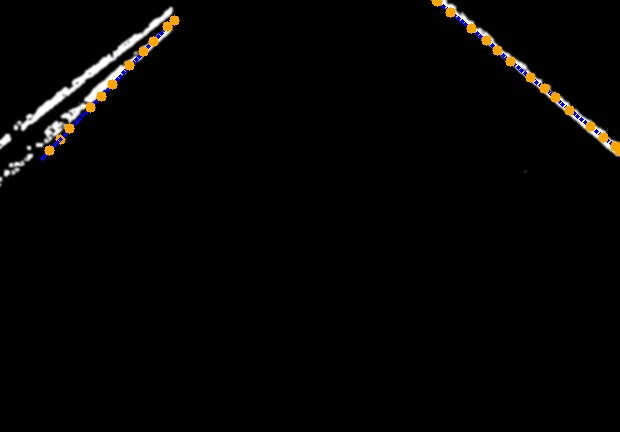
#> input picture research/image/Data/Data for Proposal/centroids_visualized_S_13_M_06.jpg, 620 x 432 px, given in place of the camera
$ python NewImplementation.py
#> lines starting #> are read from the running program, lines starting #| are printed output that depends on the picture; after the words box and inside, x2 and y2 are one past the last pixel; in counts of white or black regions, pixels touching at a corner belong together
import cv2
import numpy as np
import logging
import datetime
import math
import sys
import os
from sklearn.linear_model import RANSACRegressor

# Constants
SCREEN_WIDTH = 640
SCREEN_HEIGHT = 480
past_steering_angle = 0
row_threshold = 0
path = "/home/pi/repo2/CapstoneProjectBackUp/research/image/Data"
image_import_path = "/home/pi/repo2/CapstoneProjectBackUp/research/image/Data/raw_imports"
crop_height = int(SCREEN_HEIGHT * 0.10)  # This will be 48 pixels
ifblue = False
# Set a threshold at 5% of the observed peak for a clear yellow presence
yellow_threshold = 500 * 0.05  # Adjust based on actual peak observations

use_live_camera = True  # Set this to False to load image from file
print(f"Use_live_camera set too: {use_live_camera}")
image_center = SCREEN_WIDTH // 2  # Initialize image_center based on SCREEN_WIDTH

# Initialize camera
camera = cv2.VideoCapture('/dev/video0', cv2.CAP_V4L)
camera.set(cv2.CAP_PROP_FRAME_WIDTH, SCREEN_WIDTH)
camera.set(cv2.CAP_PROP_FRAME_HEIGHT, SCREEN_HEIGHT)
camera.set(cv2.CAP_PROP_FOURCC, cv2.VideoWriter_fourcc(*'YUYV'))  # Set YUYV format

def getTime():
    return datetime.datetime.now().strftime("S_%S_M_%M")

def stabilize_steering_angle(curr_steering_angle, last_steering_angle=None, alpha=0.2):
    if last_steering_angle is None:
        return int(curr_steering_angle)
    else:
        if 135 - last_steering_angle <= 5 and curr_steering_angle >= last_steering_angle:
            return np.clip(int(alpha * curr_steering_angle + (1.-alpha) * last_steering_angle),
                        last_steering_angle-1, last_steering_angle+1)
        elif last_steering_angle - 55 <= 5 and curr_steering_angle <= last_steering_angle:
            return np.clip(int(alpha * curr_steering_angle + (1.-alpha) * last_steering_angle),
                        last_steering_angle-1, last_steering_angle+1)
        else:
            return np.clip(int(alpha * curr_steering_angle + (1.-alpha) * last_steering_angle),
                        last_steering_angle-3, last_steering_angle+3)

# Function to estimate mid_star from one lane using a fixed lane width assumption
# [9 lines left out: function estimate_mid_star_from_one_lane, not called in this run]

times2Run = {1}

for i in times2Run:
    if use_live_camera:
        # Capture a live image from the camera
        camera.read()  # Discard the first frame
        successfulRead, raw_image = camera.read()
#> raw_image is the input picture: shape (432, 620, 3); mean B, G, R 3.7, 4.3, 5
        print("Live Image Taken.")
        if not successfulRead:
            print("Live Image not taken successfully.")
            break
    else:
        # Load image from file instead of capturing from camera
        image_file = os.path.join(image_import_path, "raw_image_S_02_M_53.jpg")
        if not os.path.exists(image_file):
            print(f"Image file {image_file} does not exist.")
            break
        raw_image = cv2.imread(image_file)
        if raw_image is None:
            print("Failed to load image from file.")
            break
        print("Imported Image for Testing successful, no live data.")

    print("Saving Raw Image before flipping.")
    cv2.imwrite(os.path.join(path, f"raw_image_{getTime()}.jpg"), raw_image)

    if raw_image.shape[1] != SCREEN_WIDTH or raw_image.shape[0] != SCREEN_HEIGHT:
        print(f"Warning: Image dimensions mismatch. Expected: {SCREEN_WIDTH}x{SCREEN_HEIGHT}, Got: {raw_image.shape[1]}x{raw_image.shape[0]}")
#| Warning: Image dimensions mismatch. Expected: 640x480, Got: 620x432

    raw_image = cv2.flip(raw_image, -1)
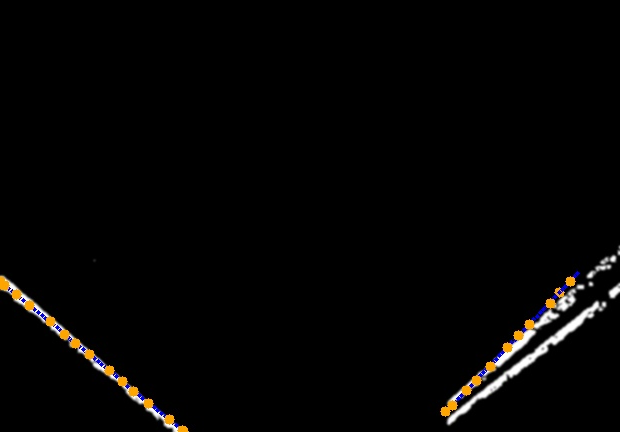
#> raw_image: shape (432, 620, 3); mean B, G, R 3.7, 4.3, 5
    print("Saving Flipped Image.")
    cv2.imwrite(os.path.join(path, f"flipped_image_raw_{getTime()}.jpg"), raw_image)

    print('Img to color...')
    img_rgb = cv2.cvtColor(raw_image, cv2.COLOR_BGR2RGB)

    print('Cropping top portion of the image...')
    img_bottom_half_bgr = img_rgb[crop_height:,:]
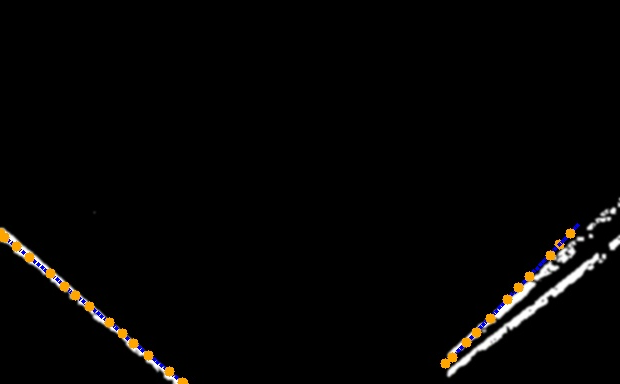
#> img_bottom_half_bgr: shape (384, 620, 3); mean R, G, B 5.6, 4.9, 4.2

    print('Performing HSV color space transformation...')
    img_hsv = cv2.cvtColor(img_bottom_half_bgr, cv2.COLOR_RGB2HSV)
#> img_hsv: shape (384, 620, 3); mean H, S, V 3.3, 9.4, 6.1
    img_crop_hsv = img_hsv

    center_rect_width_start = int(img_hsv.shape[1] * 0.35)
    center_rect_width_end = int(img_hsv.shape[1] * 0.71)
    center_rect = img_hsv[int(img_hsv.shape[0] * 0.35):int(img_hsv.shape[0] * 0.71), center_rect_width_start:center_rect_width_end]
#> center_rect: shape (138, 223, 3); every value is 0

    median_brightness_center = np.median(center_rect[:, :, 2])
#> median_brightness_center = 0
    if median_brightness_center > 65:  # Threshold for excessive brightness
        print("Excessive brightness/object detected in the center, adjusting mask...")
        img_hsv[:, int(img_hsv.shape[1] * 0.30):int(img_hsv.shape[1] * 0.71), 2] = 0

    print('Creating binary masks for white and yellow lanes after HSV...')
    if ifblue:
        # Existing blue lane detection
        print("Blue HSV thresholds set, calculating mask based on blue HSV bounds.")
        lower_hsv = np.array([100, 150, 50])
        upper_hsv = np.array([130, 255, 255])
        mask = cv2.inRange(img_crop_hsv, lower_hsv, upper_hsv)
    else:
        print("White and Yello HSV thresholds set, calculating mask based on white and yellow HSV bounds.")
        #Dynamically calculate white threshold values for different brightness.
        median_brightness = np.median(img_hsv[:, :, 2])
#> median_brightness = 0

        # Adjust the lower value of the V channel dynamically based on the median brightness.
        lower_white = np.array([0, 0, max(100, median_brightness - 30)])
#> lower_white = [0, 0, 100]
        upper_white = np.array([180, 30, 255])

        # dynamically set the yellow lines deteciton format based on conditions.
        # Computer the historgram for the Hue channel in the typical yellow range
        hue_hist = cv2.calcHist([img_hsv], [0], None, [180], [20,30])
#> hue_hist = 180 values, max 1037 at index 0, min 0 at index 1, mean 7.44
        yellow_presence = np.sum(hue_hist)
#> yellow_presence = 1340

        if yellow_presence > yellow_threshold:  # Define a suitable threshold based on your observations
            lower_yellow = np.array([20, 100, 100])
            upper_yellow = np.array([30, 255, 255])
        else:
            # Adjust the range if yellow is not prominently found
            lower_yellow = np.array([22, 80, 80])
            upper_yellow = np.array([28, 255, 255])

        # Create masks for white and yellow lanes
        mask_white = cv2.inRange(img_crop_hsv, lower_white, upper_white)
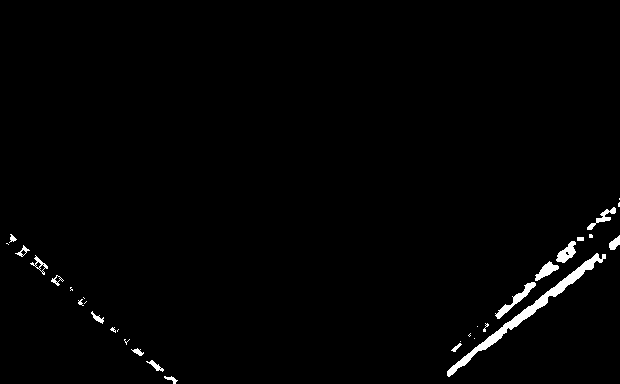
#> mask_white: shape (384, 620); 1.3% white; 32 white regions (14 under 20 px), largest, box (x1, y1, x2, y2) and area: (447, 253, 606, 377) 1499, (495, 282, 536, 319) 312, (556, 241, 576, 263) 230
        mask_yellow = cv2.inRange(img_crop_hsv, lower_yellow, upper_yellow)
#> mask_yellow: shape (384, 620); 0.38% white in thin lines or dots, all inside (x1, y1, x2, y2) = (0, 228, 575, 384)
        print("Saving White Mask")
        cv2.imwrite(os.path.join(path, f"mask_white_{getTime()}.jpg"), mask_white)
        print("Saving yellow Mask")
        cv2.imwrite(os.path.join(path, f"mask_yellow_{getTime()}.jpg"), mask_yellow)

        # Combine masks to detect both white and yellow lanes
        mask = cv2.bitwise_or(mask_white, mask_yellow)
#> mask: shape (384, 620); 1.7% white; 59 white regions (28 under 20 px), largest, box (x1, y1, x2, y2) and area: (447, 253, 606, 377) 1499, (495, 273, 536, 319) 416, (131, 348, 183, 384) 243
        print("Saving Yellow and White ored Mask. ")
        cv2.imwrite(os.path.join(path, f"mask_yellow_white_or_{getTime()}.jpg"), mask)


    print('Applying morphological operations to enhance lane lines...')
    close_kernel = np.ones((10, 10), np.uint8)
    mask_closed = cv2.morphologyEx(mask, cv2.MORPH_CLOSE, close_kernel)
#> mask_closed: shape (384, 620); 2.9% white; 3 white regions, box (x1, y1, x2, y2) and area: (442, 204, 620, 378) 5002, (0, 229, 189, 384) 1909, (610, 237, 620, 251) 105

    open_kernel = np.ones((5, 5), np.uint8)
    mask_opened = cv2.morphologyEx(mask_closed, cv2.MORPH_OPEN, open_kernel)
#> mask_opened: shape (384, 620); 2.8% white; 9 white regions, largest, box (x1, y1, x2, y2) and area: (442, 231, 607, 376) 4667, (0, 229, 96, 313) 1098, (116, 329, 142, 355) 253

    # Optional: Dilation step to thicken the lines further
    dilate_kernel = np.ones((5, 5), np.uint8)  # Kernel for dilation to thicken the lines
    mask = cv2.morphologyEx(mask_opened, cv2.MORPH_DILATE, dilate_kernel)
#> mask: shape (384, 620); 4.1% white; 5 white regions, box (x1, y1, x2, y2) and area: (440, 229, 620, 378) 6341, (0, 227, 153, 360) 2619, (163, 367, 191, 384) 344, (599, 206, 620, 225) 301, (586, 225, 596, 241) 159

    print("Saving Mask after Morphological Operations")
    cv2.imwrite(os.path.join(path, f"mask_morphological_{getTime()}.jpg"), mask)

    print('Applying Gaussian blur on mask...')
    mask_blurred = cv2.GaussianBlur(mask, (5, 5), 0)

    print('Applying Canny filter...')
    mask_edges = cv2.Canny(mask_blurred, 50, 150)
#> mask_edges: shape (384, 620); 0.57% white in thin lines or dots, all inside (x1, y1, x2, y2) = (0, 205, 620, 384)
    cv2.imwrite(os.path.join(path, f"mask_edges_canny_filter_{getTime()}.jpg"), mask_edges)
    print("Bitwising mask and mask_edges.")
    mask_edges = cv2.bitwise_or(mask, mask_edges)
#> mask_edges: shape (384, 620); 4.4% white; 5 white regions, box (x1, y1, x2, y2) and area: (439, 228, 620, 378) 6723, (0, 226, 153, 360) 2860, (162, 366, 191, 384) 374, (598, 205, 620, 225) 329, (585, 224, 596, 241) 172
    cv2.imwrite(os.path.join(path,f"mask_edges_bitwise_{getTime()}.jpg"), mask_edges)


    crop_width = 20
    mask_edges = mask_edges[:, crop_width:]
#> mask_edges: shape (384, 600); 4.4% white; 5 white regions, box (x1, y1, x2, y2) and area: (419, 228, 600, 378) 6723, (0, 239, 133, 360) 2427, (142, 366, 171, 384) 374, (578, 205, 600, 225) 329, (565, 224, 576, 241) 172
    adjusted_screen_width = SCREEN_WIDTH - crop_width
    print(f"New width after cropping: {adjusted_screen_width}")
    print("Saving Cropped Masked Edges Image.")
    cv2.imwrite(os.path.join(path, f"cropped_mask_edges_after_some_filters{getTime()}.jpg"), mask_edges)

    print('Applying Region of Interest (ROI)...')
    mask_roi = np.zeros_like(mask_edges, dtype=np.uint8)
    cv2.imwrite(os.path.join(path, f"mask_roi_before_{getTime()}.jpg"), mask_roi)

    # Define polygons more narrowly focused on expected lane areas, avoiding the center
    height_roi, width_roi = mask_edges.shape

    # Adjusted ROI polygons to be more rectangular and cover full height
    left_polygon = np.array([
        [0, 0],  # Top-left corner
        [int(width_roi * 0.33), 0],  # Top-inner corner (1/3 width from the left)
        [int(width_roi * 0.33), height_roi],  # Bottom-inner corner
        [0, height_roi]  # Bottom-left corner
    ], dtype=np.int32)

    right_polygon = np.array([
        [width_roi, 0],  # Top-right corner
        [int(width_roi * 0.67), 0],  # Top-inner corner (1/3 width from the right)
        [int(width_roi * 0.67), height_roi],  # Bottom-inner corner
        [width_roi, height_roi]  # Bottom-right corner
    ], dtype=np.int32)

    # Visualize ROI polygons on a copy of the original edges image for debugging
    roi_debug_image = cv2.cvtColor(mask_edges, cv2.COLOR_GRAY2BGR)  # Convert to BGR for coloring
    cv2.polylines(roi_debug_image, [left_polygon], True, (0, 255, 0), 2)  # Draw left polygon in green
    cv2.polylines(roi_debug_image, [right_polygon], True, (0, 0, 255), 2)  # Draw right polygon in red
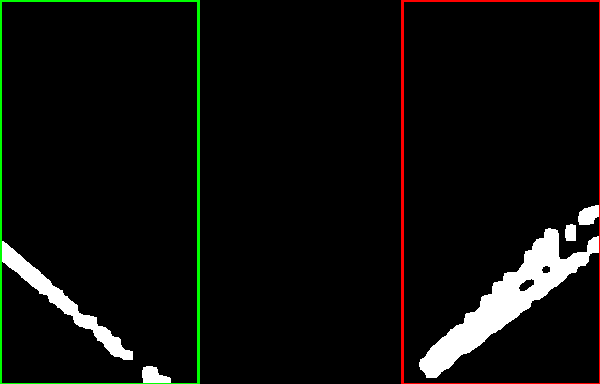
#> roi_debug_image: shape (384, 600, 3); mean B, G, R 11, 13.8, 13.3
    cv2.imwrite(os.path.join(path, f"visual_roi_polygons_{getTime()}.jpg"), roi_debug_image)
    print("Visualized ROI polygons for debugging.")

    # Fill the left and right polygons on the ROI mask
    cv2.fillPoly(mask_roi, [left_polygon, right_polygon], 255)
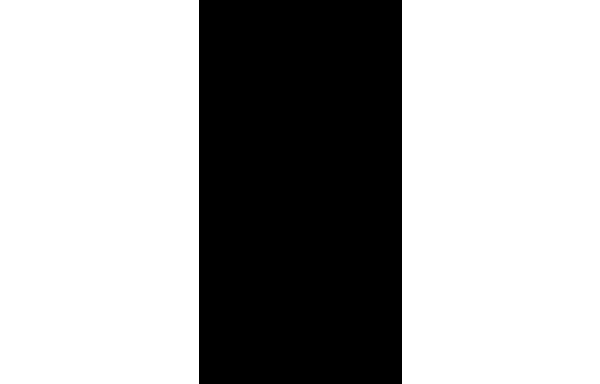
#> mask_roi: shape (384, 600); 66.2% white; 1 black region, box (x1, y1, x2, y2) and area: (199, 0, 402, 384) 77952
    cv2.imwrite(os.path.join(path, f"mask_roi_filled_{getTime()}.jpg"), mask_roi)  # Save the filled ROI mask
    print("Saved filled ROI mask.")

    # Apply the ROI mask to the edge-detected image
    mask_edges = cv2.bitwise_and(mask_edges, mask_roi)
    print("Applied ROI mask to edges and saved result.")
    cv2.imwrite(os.path.join(path, f"mask_edges_roi_after_{getTime()}.jpg"), mask_edges)

    # Update Hough Transform parameters
    minLineLength = 40  # Reduced from 60 to capture shorter lines
    maxLineGap = 30     # Increased from 25 to allow more gap between segments
    angle_threshold = 45  # Widened from 25 degrees to allow more slanted lines
    min_threshold = 30

    # Hough Transform application with new parameters
    print('Applying Probabilistic Hough Transform with adjusted parameters...')
    lines = cv2.HoughLinesP(mask_edges, 1, np.pi/180, min_threshold, minLineLength, maxLineGap)
#> lines = 49 rows, first 6: [419, 362, 582, 252], [419, 366, 588, 257], [420, 367, 588, 258], [427, 353, 518, 289], [419, 364, 599, 247], [0, 240, 128, 359]

    if lines is not None:
        hough_debug_img = cv2.cvtColor(mask_edges, cv2.COLOR_GRAY2BGR)
        print("Detected lines (in mask_edges coords):")
        filtered_lines = []
        for line in lines:
            x1, y1, x2, y2 = line[0]
            angle = math.degrees(math.atan2((y2 - y1), (x2 - x1)))
            if -angle_threshold < angle < angle_threshold:
                filtered_lines.append(line)
                cv2.line(hough_debug_img, (x1, y1), (x2, y2), (0, 255, 0), 2)
                print(f"Accepted Line: ({x1},{y1}) -> ({x2},{y2}) with angle {angle:.2f} degrees")
            else:
                print(f"Rejected Line: ({x1},{y1}) -> ({x2},{y2}) with angle {angle:.2f} degrees")
#> this loop made 49 passes
#> (x1, y1, x2, y2, angle) on passes 1 to 8: (419, 362, 582, 252, -34.01), (419, 366, 588, 257, -32.82), (420, 367, 588, 258, -32.98), (427, 353, 518, 289, -35.12), (419, 364, 599, 247, -33.02), (0, 240, 128, 359, 42.91), (534, 283, 580, 252, -33.98), (429, 350, 558, 252, -37.22)
#> (printed output is left out)
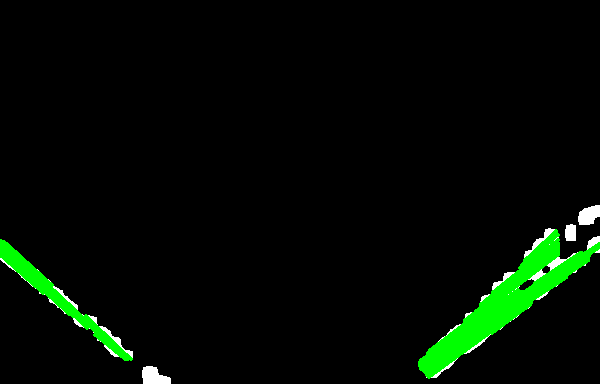
#> hough_debug_img: shape (384, 600, 3); mean B, G, R 2.4, 11.4, 2.4
#> after the loop, filtered_lines = 48 items, first 6: [[419, 362, 582, 252]], [[419, 366, 588, 257]], [[420, 367, 588, 258]], [[427, 353, 518, 289]], [[419, 364, 599, 247]], [[0, 240, 128, 359]]
        print(f"Total detected lines: {len(lines)}, Filtered lines: {len(filtered_lines)}")
#| Total detected lines: 49, Filtered lines: 48
    else:
        hough_debug_img = None
        print("No lines detected within the Probabilistic Hough Transform...")

    print("Saving Images without calculating angle.")
    cv2.imwrite(os.path.join(path, f"img_rgb_{getTime()}.jpg"), img_rgb)
    cv2.imwrite(os.path.join(path, f"img_bottom_half_bgr_{getTime()}.jpg"), img_bottom_half_bgr)
    cv2.imwrite(os.path.join(path, f"img_crop_hsv_{getTime()}.jpg"), img_crop_hsv)
    cv2.imwrite(os.path.join(path, f"mask_blurred_{getTime()}.jpg"), mask_blurred)
    cv2.imwrite(os.path.join(path, f"mask_edges_final_{getTime()}.jpg"), mask_edges)
    if lines is not None:
        print("Hough Transform successful, saving hough transform image.")
        cv2.imwrite(os.path.join(path, f"hough_lines_after_saving_{getTime()}.jpg"), hough_debug_img)

    # Lower threshold more to get patches
    threshold = 12
    print(f"Using threshold={threshold} for lane detection.")
    col_sum = np.sum(mask_edges > 0, axis=0)
#> col_sum = 600 values, max 62 at index 539, min 0 at index 133, mean 16.71
    lane_columns = np.where(col_sum > threshold)[0]
#> lane_columns = 315 values from 0 to 599
    print(f"lane_columns: {lane_columns}")
#| lane_columns: [  0   1   2   3   4   5   6   7   8   9  10  11  12  13  14  15  16  17
#|   18  19  20  21  22  23  24  25  26  27  28  29  30  31  32  33  34  35
#|   36  37  38  39  40  41  42  43  44  45  46  47  48  49  50  51  52  53
#|   54  55  56  57  58  59  60  61  62  63  64  65  66  67  68  69  70  71
#|   72  73  74  75  76  77  78  79  80  81  82  83  84  85  86  87  88  89
#|   90  91  92  93  94  95  96  97  98  99 100 101 102 103 104 105 106 107
#> (further printed lines are left out)

    if len(lane_columns) == 0:
        list_patch = []
    else:
        segments = []
        start = lane_columns[0]
#> start = 0
        prev = lane_columns[0]
#> prev = 0
        image_center = adjusted_screen_width // 2
        print(f"Start: {start}, Prev: {prev}")
#| Start: 0, Prev: 0

        for c in lane_columns[1:]:
            print(f"Current column: {c}, Previous column: {prev}")  # Debugging current and previous columns
            if c != prev + 1:
                print(f"Non-continuous segment detected. Appending segment: ({start}, {prev})")  # Debug when a segment is finalized
                segments.append((start, prev))
                start = c
                print(f"New start set to: {start}")  # Debug the new start
            prev = c
#> this loop made 314 passes
#> start on passes 122, 137: 143, 422
#> (printed output is left out)
#> after the loop, segments = [(0, 121), (143, 157)]

        segments.append((start, prev))
        print(f"Final segment appended: ({start}, {prev})")

        num_patches_horizontal = 20
        num_patches_vertical = 10
        patch_height = (SCREEN_HEIGHT - crop_height) // num_patches_vertical
        print(f'Patch Height: {patch_height}')
        patch_width = adjusted_screen_width // num_patches_horizontal
        list_patch = []

        for i in range(num_patches_horizontal):
            x0 = i * patch_width
            x1 = min((i + 1) * patch_width, adjusted_screen_width - 1)
            for k in range(num_patches_vertical):
                y0 = k * patch_height
                y1 = (k + 1) * patch_height - 1
                list_patch.append({'x': (x0, x1), 'y': (y0, y1)})
                print(f"Patch: x=({x0},{x1}), y=({y0},{y1})")
#> after the loop, list_patch = 200 items

    print("Testing if lines is not None")
    if lines is not None:
        print("lines is not None")
        for idx, patch in enumerate(list_patch):
            x0, x1 = patch['x']
            y0, y1 = patch['y']
            print(f"Patch {idx}: x0={x0}, x1={x1}, y0={y0}, y1={y1}")
            print(f'Rectangle First Coordinate: {(x0 + crop_width, y0)}, Second: {(x1 + crop_width, y1)}')
            cv2.rectangle(img_bottom_half_bgr, (x0 + crop_width, y0), (x1 + crop_width, y1), (50,255, 0), 1)
            if hough_debug_img is not None:
                cv2.rectangle(hough_debug_img, (x0 + crop_width, y0), (x1 + crop_width, y1), (50,255, 0), 1)
#> this loop made 200 passes
#> (x0, x1, y0, y1) on passes 1 to 3: (0, 31, 0, 42), (0, 31, 43, 85), (0, 31, 86, 128)
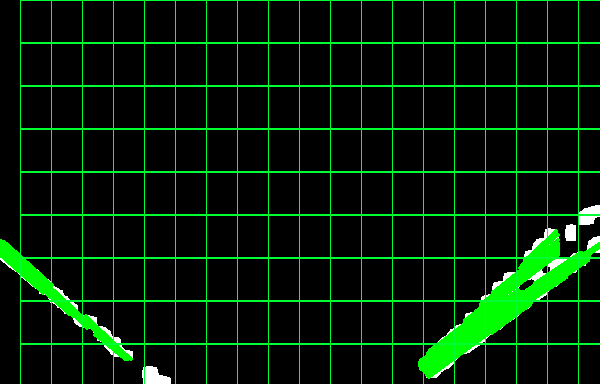
#> hough_debug_img: shape (384, 600, 3); 7.31% of pixels changed, all inside (x1, y1, x2, y2) = (20, 0, 600, 384)
    else:
        print("lines is NONE")

    print("Saving Image With Lines (Dynamic Patches).")
    if lines is not None:
        cv2.imwrite(os.path.join(path, f"image_lines_bottom_half_raw_{getTime()}.jpg"), img_bottom_half_bgr)
        cv2.imwrite(os.path.join(path, f"image_lines_masked_edges_{getTime()}.jpg"), hough_debug_img)

    if lines is None:
        print("No Lines Detected in Path Seciton. Exiting Loop")
        break
    else:
        centroid_debug_image = hough_debug_img.copy()
        patch_centroids_data = []

        print("Calculating centroids...")
        for patch_info in list_patch:
            px_start, px_end = patch_info['x']
            py_start, py_end = patch_info['y']

            inside_points = []
            for detected_line in filtered_lines:
                lx1, ly1, lx2, ly2 = detected_line[0]
                # Check if both endpoints are within the patch
                if (px_start <= lx1 <= px_end and py_start <= ly1 <= py_end and
                    px_start <= lx2 <= px_end and py_start <= ly2 <= py_end):
                    inside_points.append([lx1, ly1])
                    inside_points.append([lx2, ly2])
                    # Optionally, visualize these points
                    cv2.circle(centroid_debug_image, (lx1 + crop_width, ly1), 2, (255,0,0), -1)
                    cv2.circle(centroid_debug_image, (lx2 + crop_width, ly2), 2, (255,0,0), -1)

            if len(inside_points) > 0:
                inside_points = np.array(inside_points)
                centroid_coords = np.mean(inside_points, axis=0).astype(int)
                print(f'Centroid_Coords: {centroid_coords}')
                patch_centroids_data.append({'patch': patch_info, 'centroid': (centroid_coords[0], centroid_coords[1])})
                cv2.circle(centroid_debug_image, (centroid_coords[0] + crop_width, centroid_coords[1]), 5, (0,165,255), -1)
                print(f"Centroid: ({centroid_coords[0]},{centroid_coords[1]})")
#> this loop made 200 passes
#> (the rest of the program and of its run is left out)
